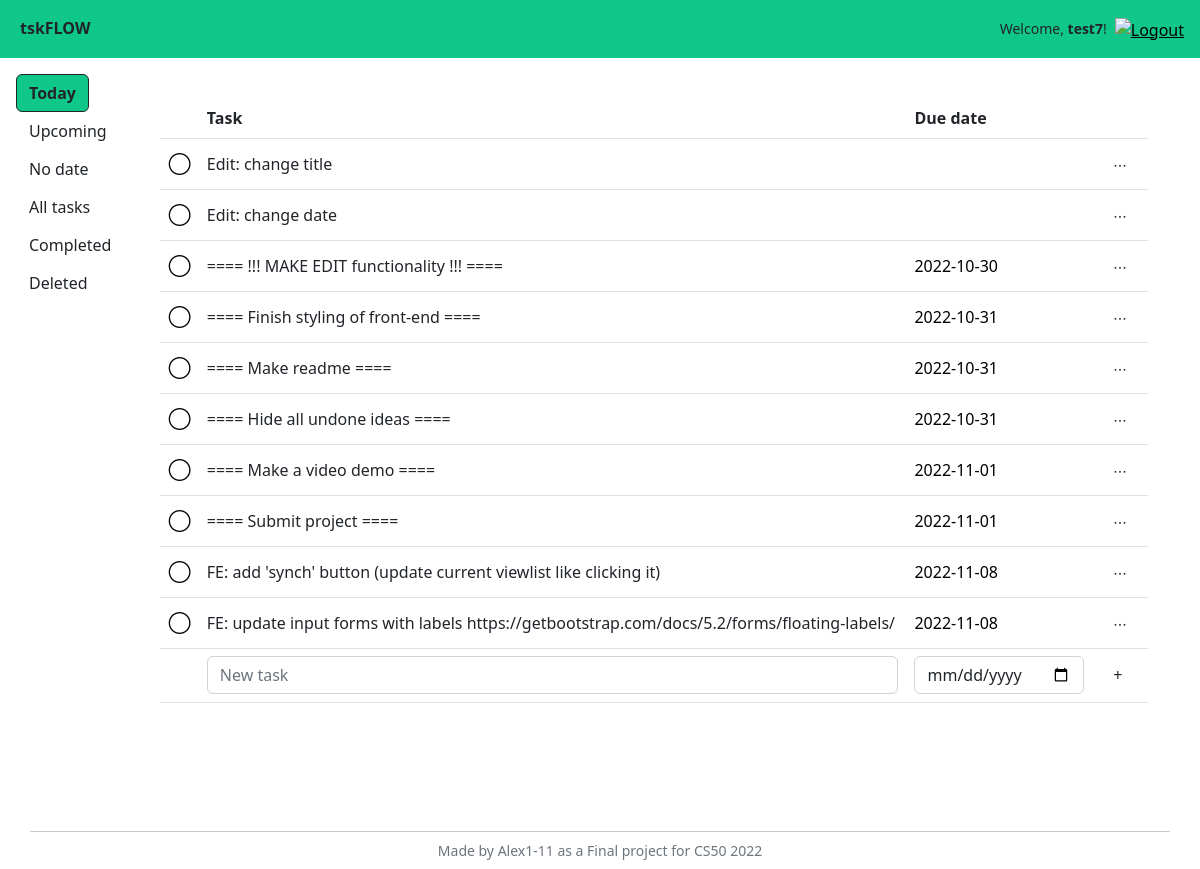
/ (signed in), run on the app's committed database.
### models.py (models this page shows)
class Task(Base):
    __tablename__ = "tasks"
    id = Column(Integer, primary_key=True)
    created = Column(DateTime(), default=func.now())
    user_id = Column(Integer, ForeignKey("users.id"))
    title = Column(String(100), nullable=False)
    status = Column(String, default="active")
    priority = Column(Integer, default=0)
    date = Column(String)
    datetime = Column(String)
    context_id = Column(Integer, ForeignKey("contexts.id"))
    project_id = Column(Integer, ForeignKey("projects.id"))
    note = Column(String)
    parent_id = Column(Integer, ForeignKey("tasks.id"))
    repeat = Column(String)
    tags = relationship(
        "Tag", secondary=task_tags, back_populates="tasks"
    )

### app.py (the view)
@app.route("/", methods=["GET", "POST"])
@login_required
def index():
    if request.method == "POST":
        if request.form.get("task_new"):
            newdate = request.form.get('taskadd_date')
            newdate = None if (newdate == '') else newdate
            print('>>>', newdate)
            newstatus = None
            match request.form.get('view'):
                case 'today':
                    newdate = newdate if (newdate is not None) else date.today()
                case 'upcoming':
                    newdate = newdate if (newdate is not None) else date.today()
                case 'completed':
                    newstatus = 'done'
                case 'deleted':
                    newstatus = 'active_bin'
            with DbSession.begin() as db:
                task_new = Task(
                    title=request.form.get("task_new").strip(),
                    user_id=session["user_id"],
                    date=newdate,
                    status=newstatus,
                )
                db.add(task_new)
                db.flush()
                return render_template("task.html", task=task_new)
        if request.form.get("task_mark"):
            with DbSession.begin() as db:
                task = db.execute(
                    select(Task)
                    .where(Task.id == request.form["task_mark"])
                ).scalars().first()
                if task.status == "done":
                    db.execute(
                        update(Task)
                        .where(Task.id == task.id)
                        .values(status="active")
                    )
                elif task.status == "active":
                    db.execute(
                        update(Task)
                        .where(Task.id == task.id)
                        .values(status="done")
                    )
                return render_template("task.html", task=task)
        print('>>>>', request.form.get("task_title_edited"))
        if request.form.get("task_title_edited"):
            with DbSession.begin() as db:
                db.execute(
                    update(Task)
                    .where(
                        Task.user_id == session["user_id"],
                        Task.id == request.form["task_id"]
                    ).values(title = request.form["task_title_edited"])
                    .execution_options(synchronize_session='fetch')
                )
                db.flush()
                task = db.execute(
                    select(Task)
                    .where(Task.id == request.form["task_id"])
                ).scalars().first()
                return render_template("task.html", task=task)
        if request.form.get("task_delete"):
            with DbSession.begin() as db:
                task = db.execute(
                    select(Task)
                    .where(Task.id == request.form["task_delete"])
                ).scalars().first()
                if task.status.endswith('_bin'):
                    string_status = task.status.replace('_bin', '')
                    db.execute(
                        update(Task)
                        .where(Task.id == task.id)
                        .values(status=string_status)
                        .execution_options(synchronize_session='fetch')
                    )
                elif not(task.status.endswith('_bin')):
                    db.execute(
                        update(Task)
                        .where(Task.id == request.form["task_delete"])
                        .values(status=Task.status + "_bin")
                        .execution_options(synchronize_session='fetch')
                    )
                else:
                    return None
                db.flush()
                task = db.execute(
                    select(Task)
                    .where(Task.id == request.form["task_delete"])
                ).scalars().first()
                return render_template("task.html", task=task)
        if request.form.get("bin_empty"):
            with DbSession.begin() as db:
                db.execute(
                    delete(Task)
                    .where(
                        Task.user_id == session["user_id"],
                        Task.status.endswith('_bin', autoescape=True)
                    )
                    .execution_options(synchronize_session=False)
                )
            return redirect("/")
        return None
    else:
        with DbSession.begin() as db:
            today = date.today()
            view = "today"
            tasks = db.execute(
                select(Task)
                .where(
                    Task.user_id == session["user_id"],
                    Task.date <= today,
                    Task.status == 'active'
                )
                .order_by(Task.date)
            ).scalars().all()
            if tasks:
                return render_template("index.html", tasks=tasks, view=view)
            else:
                return render_template("index.html", view=view)

### app.py (called while the page is built)
@app.after_request
def after_request(response):
    response.headers["Cache-Control"] = "no-cache, no-store, must-revalidate"
    response.headers["Expires"] = 0
    response.headers["Pragma"] = "no-cache"
    return response

def login_required(f):
    @wraps(f)
    def decorated_function(*args, **kwargs):
        if session.get("user_id") is None:
            return redirect("/login")
        return f(*args, **kwargs)
    return decorated_function

### templates/index.html (shortened to what this page needs)
{% extends "layout.html" %}
{% block main %}
    <div class="d-flex align-items-start p-3">
        <div class='d-flex'>
            <div class="offcanvas-md offcanvas-start w-50" tabindex="-1" data-bs-scroll="true" id="viewlist_offcanvas" aria-labelledby="offcanvasResponsiveLabel">
                <div class="offcanvas-body">
                    <ul class="nav flex-column d-md-flex" id="viewlist">
                        <li class="nav-item">
                            <button class="btn btn-my active" type="button" name="view" value="today" data-bs-dismiss="offcanvas" data-bs-target="#viewlist_offcanvas">Today</a>
                        </li>
                        <li class="nav-item">
                            <button class="btn btn-my" type="button" name="view" value="upcoming" data-bs-dismiss="offcanvas" data-bs-target="#viewlist_offcanvas">Upcoming</a>
                        </li>
                        <li class="nav-item">
                            <button class="btn btn-my" type="button" name="view" value="nodate" data-bs-dismiss="offcanvas" data-bs-target="#viewlist_offcanvas">No date</a>
                        </li>
                        <li class="nav-item">
                            <button class="btn btn-my" type="button" name="view" value="all" data-bs-dismiss="offcanvas" data-bs-target="#viewlist_offcanvas">All tasks</a>
                        </li>
                        <li class="nav-item">
                            <button class="btn btn-my" type="button" name="view" value="completed" data-bs-dismiss="offcanvas" data-bs-target="#viewlist_offcanvas">Completed</a>
                        </li>
                        <li class="nav-item">
                            <button class="btn btn-my" type="button" name="view" value="deleted" data-bs-dismiss="offcanvas" data-bs-target="#viewlist_offcanvas">Deleted</a>
                        </li>
                    </ul>
                </div>
            </div>
        </div>
        <div class="container" id="tasks">
            <div class="container-fluid">
                <div id="tasklist">
                    {% include "tasklist.html" %}
                </div>
            </div>
        </div>
    </div>
{% endblock %}

### templates/layout.html (shortened to what this page needs)
<!DOCTYPE html>
<html lang="en">
    <head>
        <link href="https://cdn.jsdelivr.net/npm/bootstrap@5.2.2/dist/css/bootstrap.min.css" rel="stylesheet">
        <link href="/static/styles.css" rel="stylesheet">
    </head>
    <body>
        <div class="container-fluid g-0">
            <nav class="container-fluid bg-my">
                <div class="row row-cols-2 justify-content-between">
                    <div class="col-auto m-2 p-2">
                        <a class="navbar-brand ps-1 fw-bold" href="/">tskFLOW</a>
                    </div>
                    <div class="col-auto m-2 p-2">
                        <ul class="nav text-end">
                            {% if session["user_id"] %}
                                <li class="nav-item">
                                    <span class="small d-none d-sm-inline px-2">Welcome, <span class="fw-semibold">{{session["user_name"]}}</span>!</span>
                                </li>
                                <li class="nav-item">
                                    <a href="/logout">
                                        <img src="/static/icons/logout icon alex1-11.png" alt="Logout" title="Logout" width="28" height="28">
                                    </a>
                                </li>
                            {% else %}
                                <li class="nav-item">
                                    <a class="text-decoration-none" href="/login">Log in</a>
                                </li>
                            {% endif %}
                        </ul>
                    </div>
                </div>
            </nav>
            {% block main %}{% endblock %}
            <footer class="footer d-flex mt-5 pt-5 allign-items-stretch">
                <div class="container">
                    <div class="row">
                        <hr class="muted m-0">
                        <span class='small text-center text-muted my-2'>Made by <a class="text-decoration-none text-muted" href="https://github.com/alex1-11">Alex1-11</a> as a Final project for CS50 2022</span>
                    </div>
                </div>
            </footer>
        </div>
    </body>
</html>

### templates/tasklist.html (shortened to what this page needs)
<div class="tab-content">
    <div class="container-fluid container-sm">
        <table class="table table-hover align-middle">
            <thead class="{% if not tasks %} invisible {% endif %}" id="tasklist_header">
                <th scope="col"><span class="invisible">----</span></th>
                <th scope="col">Task</th>
                <th scope="col">Due date</th>
                <th scope="col"></th>
            </thead>
            <tbody>
                {% if tasks %}
                    {% for task in tasks %}
                        {% include "task.html" %}
                    {% endfor %}
                {% endif %}
                <tr id="task_add_new">
                    <td></td>
                    <td>
                        <input form="form_task_add_new" class="form-control" autocomplete="off" id="task_new" name="task_new" placeholder="New task" type="text" required>
                    </td>
                    <td>
                        <input form="form_task_add_new" class="form-control" autocomplete="off" id="taskadd_date" name="taskadd_date" placeholder="date" type="date" value="">
                    </td>
                    <td>
                        <button form="form_task_add_new" type="submit" class="btn btn-my py-1">+</button>
                    </td>
                </tr>
            </tbody>
        </table>
    </div>
</div>

### templates/task.html (shortened to what this page needs)
<tr class="task_div task_{{ task.status }}" id="task_id_{{ task.id }}">
    <td>
    </td>
    <td>
        <span class="task_title_text task_{{ task.status }}">{{ task.title | e }}</span>
    </td>
    <td>
    </td>
    <td>
        <div class="dropdown">
            <button type="button" class="btn btn-my edit_menu_show py-1" title="Edit task" data-bs-toggle="dropdown" aria-expanded="false">
                <span class="align-top">∙∙∙</span>
            </button>
        </div>
    </td>
</tr>

### static/styles.css (style rules this page uses)
.bg-my { background-color: #10c78a; }
button.active.btn { background-color: #10c78a; font-weight: 600; }
.btn-my { background-color: white }
a { color: black; }
.task_title_text, .task_date { overflow-wrap: break-word; }

### data on the page
Task: title "Edit: change title"
Task: title "Edit: change date"
Task: title "==== !!! MAKE EDIT functionality !!! ===="
Task: title "==== Finish styling of front-end ===="
Task: title "==== Make readme ===="
Task: title "==== Hide all undone ideas ===="
Task: title "==== Make a video demo ===="
Task: title "==== Submit project ===="
Task: title "FE: add 'synch' button (update current viewlist like clicking it)"
Task: title "FE: update input forms with labels https://getbootstrap.com/docs/5.2/forms/floating-labels/"

### other printed values
{{ session["user_name"] }} "test7"
